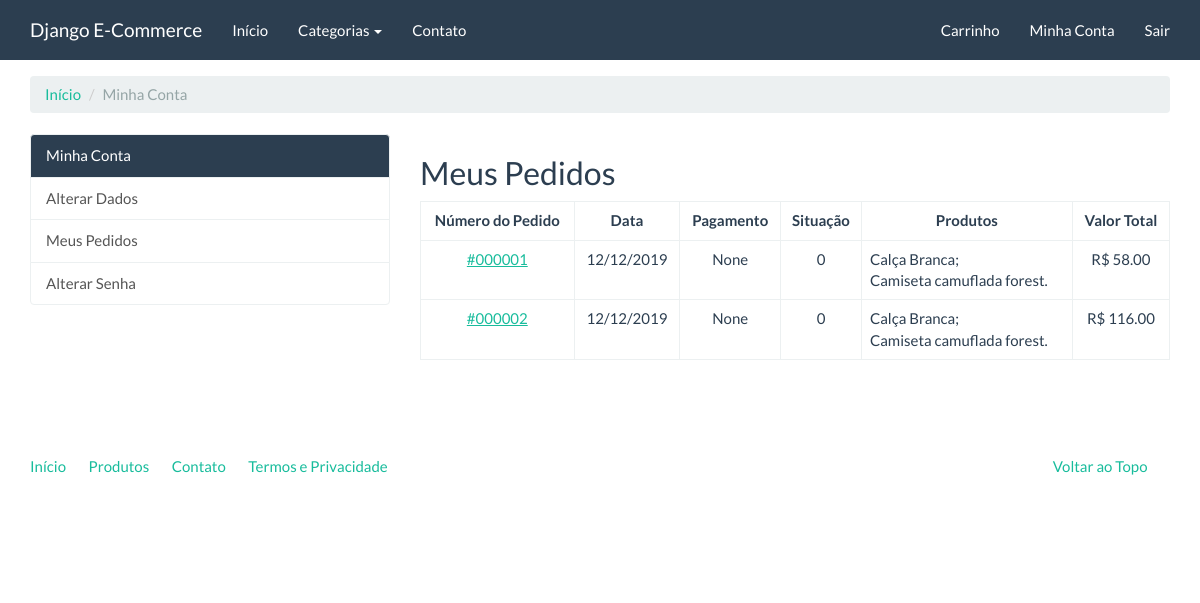
The app's page /conta/meus-pedidos/ (signed in), older data.
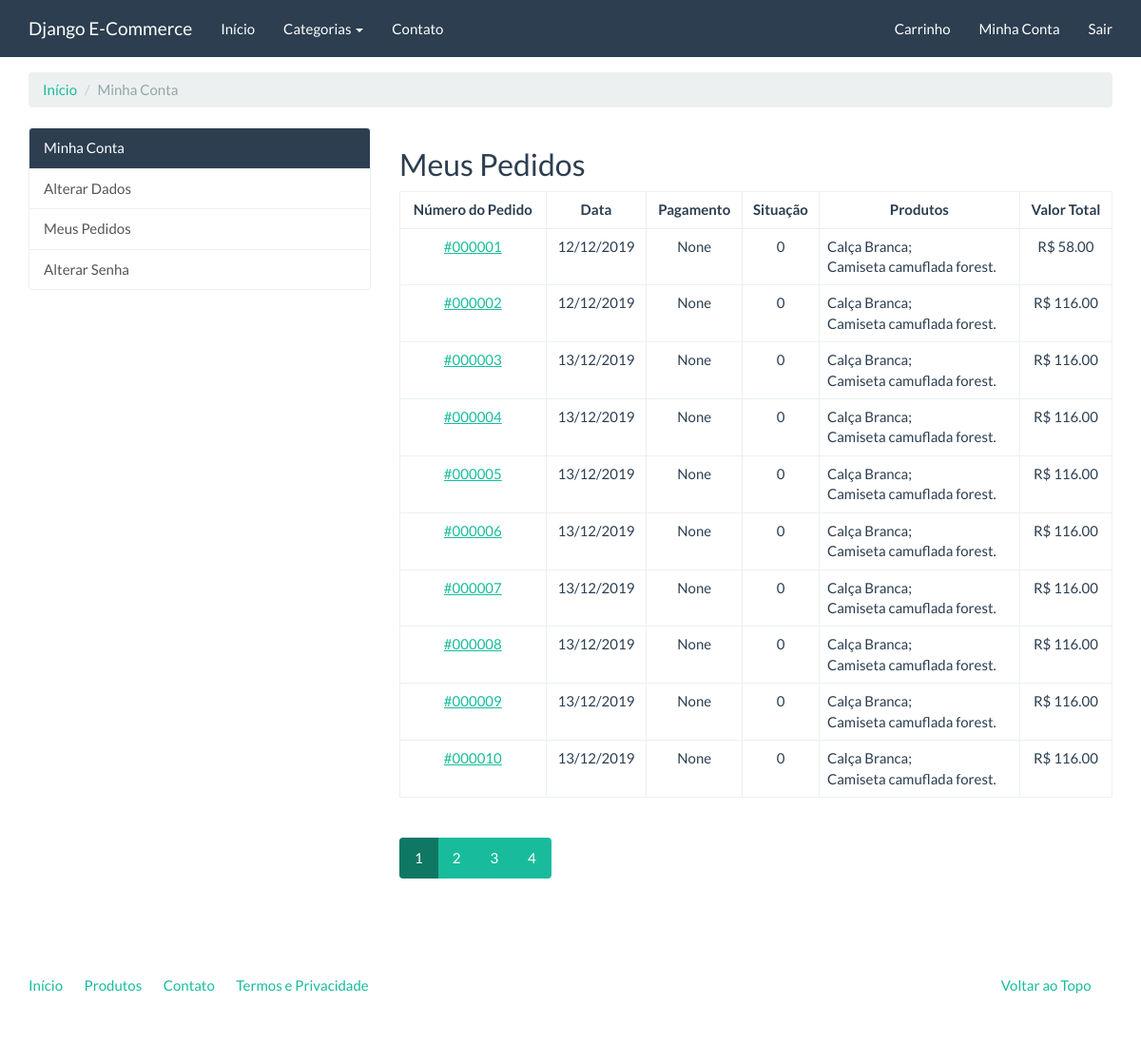
The same page, newer data.
### checkout/models.py (models this page shows)
class Order(models.Model):
    STATUS_CHOICES = (
        ('1', 'Aguardando Pagamento'),
        ('2', 'Pagamento em Análise'),
        ('3', 'Pagamento Autorizado'),
        ('7', 'Cancelado'),
    )
    PAYMENT_OPTION_CHOICES = (
        ("boletobancario", 'Boleto Bancário'),
        ("pagseguro", 'PagSeguro'),
        ("paypal", 'PayPal'),
    )
    id = models.AutoField('ID do Pedido', primary_key=True)
    user = models.ForeignKey(settings.AUTH_USER_MODEL, verbose_name='Usuário', on_delete=models.CASCADE,)
    status = models.IntegerField('Situação', choices=STATUS_CHOICES, default=0, blank=True)
    payment_option = models.CharField('Modo de Pagamento', choices=PAYMENT_OPTION_CHOICES, max_length=30, default=None, blank=True, null=True)
    created = models.DateTimeField('Data de Criação', auto_now_add=True)
    modified = models.DateTimeField('Data de Modificação', auto_now=True)
    objects = OrderManager()
    class Meta:
        verbose_name = 'Pedido'
        verbose_name_plural = 'Pedidos'
    def products(self):
        products_ids = self.items.values_list('product')
        return Product.objects.filter(pk__in=products_ids)
    def total_price(self):
        aggregate_queryset = self.items.aggregate(total=models.Sum(models.F('price')
         * models.F('quantity'), output_field=models.DecimalField()))
        return aggregate_queryset['total']
    def pagseguro(self):
        self.payment_option = 'pagseguro'
        self.save()
        pg = PagSeguroApi(reference=self.id,
                          token=settings.PAGSEGURO_TOKEN,
                          email=settings.PAGSEGURO_EMAIL,
                          senderEmail=self.user.email,
                          senderName=self.user.name)
        for item in self.items.all():
            pagseg_item = PagSeguroItem(id=item.product.pk,
                                        description=item.product.name,
                                        amount=f'{item.price:.2f}',
                                        quantity=item.quantity,
                                        shipping_cost=None,
                                        weight=None)
            pg.add_item(pagseg_item)
        return pg
    def __str__(self):
        return f'#{self.id:0>6}'

### catalog/models.py (models this page shows, shortened)
class Product(models.Model):
    name = models.CharField("Nome", max_length=100)
    slug = models.SlugField('Identificador', max_length=100)
    category = models.ForeignKey('catalog.Category', related_name='Categoria', verbose_name="Categoria", on_delete=models.CASCADE, null=True, blank=False)
    description = models.TextField('Descrição', blank=True, max_length=85)
    price = models.DecimalField("Preço", decimal_places=2, max_digits=8)
    created = models.DateTimeField('Criado em', auto_now_add=True)
    modified = models.DateTimeField('Modificado em', auto_now=True)
    class Meta:
        verbose_name = 'Produto'
        verbose_name_plural = "Produtos"
        ordering = ['name']

### checkout/views.py (the view)
class OrderListView(LoginRequiredMixin, ListView):
    template_name = 'checkout/order_list.html'
    paginate_by = 10
    def get_queryset(self):
        return Order.objects.filter(user=self.request.user)

### catalog/context_processors.py (called while the page is built)
def categories(request):
    return {
        'categories': Category.objects.all()
    }

### catalog/models.py (called while the page is built)
    def __str__(self):
        return self.name

    def get_absolute_url(self):
        return reverse('catalog:category', kwargs={'slug': self.slug})

### core/templatetags/pagination.py (called while the page is built)
@register.inclusion_tag('pagination.html')
def pagination(request, paginator, page_obj):
    context = {}
    context['paginator'] = paginator
    context['request'] = request
    context['page_obj'] = page_obj
    getvars = request.GET.copy()
    if 'page' in getvars:
        del getvars['page']
    if len(getvars) > 0:
        context['getvars'] = f'&{getvars.urlencode()}'
    else:
        context['getvars'] = ''
    return context

### checkout/templates/checkout/order_list.html (shortened to what this page needs)
{% extends "accounts/account.html" %}
{% load pagination %}
{% load widget_tweaks %}
{% block accounts_container %}
    <h2>Meus Pedidos</h2>
    <table class="table table-bordered">
            <thead>
                <th class="text-center">
                    Número do Pedido
                </th>
                <th class="text-center">
                    Data
                </th>
                <th class="text-center">
                    Pagamento
                </th>
                <th class="text-center">
                    Situação
                </th>
                <th class="text-center">
                    Produtos
                </th>
                <th class="text-center">
                    Valor Total
                </th>
            </thead>
            <tbody>
              {% for order in object_list %}
                <tr>
                  <td class="text-center">
                    <a href="{% url 'accounts:order_detail' order.id %}">{{ order }}</a>
                  </td>
                  <td class="text-center">
                    {{ order.created|date:'d/m/Y' }}
                  </td>
                  <td class="text-center">
                    {{ order.get_payment_option_display }}
                  </td>
                  <td class="text-center">
                    {{ order.get_status_display }}
                  </td>
                  <td >
                    {% for product in order.products %}
                    {{ product.name }}{% if not forloop.last %};<br/>{% else %}.{% endif %}
                    {% endfor %}
                  </td>
                  <td class="text-center">
                     R$ {{ order.total_price | floatformat:'2' }}
                    </td>
                </tr>
              {% endfor %}
            </tbody>
        </table>
{% pagination request paginator page_obj %}
{% endblock %}

### accounts/templates/accounts/account.html (shortened to what this page needs)
{% extends "base.html" %}
{% block container %}
<ol class="breadcrumb">
  <li><a href="{% url 'accounts:account' %}">Início</a></li>
  <li class="active">Minha Conta</li>
</ol>
<div class="row">
    <div class="col-md-4">
        <div class="list-group">
          <a href="{% url 'accounts:account' %}" class="list-group-item active">Minha Conta</a>
          <a href="{% url 'accounts:update_user' %}" class="list-group-item">Alterar Dados</a>
          <a href="{% url 'accounts:order_list' %}" class="list-group-item">Meus Pedidos</a>
          <a href="{% url 'accounts:update_password' %}" class="list-group-item">Alterar Senha</a>
        </div>
    </div>
    <div class="col-md-8">
        {% block accounts_container %}{% endblock %}
    </div>
</div>
{% endblock %}

### core/templates/base.html (shortened to what this page needs)
<!DOCTYPE html>
{% load static %}
<html lang="pt-BR">
<head>
	<link rel="stylesheet" href="{% static 'assets/bootstrap.min.css' %}" media="screen" />
	<link rel="stylesheet" href="{% static 'assets/custom.min.css' %}" media="screen" />
</head>
<body>
    <div class="navbar navbar-default navbar-fixed-top">
      <div class="container">
        <div class="navbar-header">
          <a href="{% url 'index' %}" class="navbar-brand">Django E-Commerce</a>
        </div>
        <div class="navbar-collapse collapse" id="navbar-main">
          <ul class="nav navbar-nav">
            <li>
              <a href="{% url 'index' %}">Início</a>
            </li>
            <li class="dropdown">
              <a class="dropdown-toggle" data-toggle="dropdown" href="{% url 'catalog:product_list' %}" id="download">Categorias <span class="caret"></span></a>
            </li>
			<li>
				<a href="{% url 'contact' %}">Contato</a>
			</li>
          </ul>
          <ul class="nav navbar-nav navbar-right">
            {% if user.is_authenticated %}
            <li><a href="{% url 'checkout:cart_item' %}">Carrinho</a></li>
            <li><a href="{% url 'accounts:account' %}">Minha Conta</a></li>
            <li><a href="{% url 'logout' %}">Sair</a></li>
            {% else %}
            <li><a href="{% url 'checkout:cart_item' %}">Carrinho</a></li>
            <li><a href="{% url 'accounts:register' %}">Regitrar</a></li>
            <li><a href="{% url 'login' %}">Entrar</a></li>
            {% endif %}
            </ul>
        </div>
      </div>
    </div>
    <div class="container">
		{% block container %}{% endblock %}
		<footer>
			<div class="row">
			  <div class="col-lg-12">
			    <ul class="list-unstyled">
			      <li class="pull-right"><a href="#top">Voltar ao Topo</a></li>
			      <li><a href="">Início</a></li>
			      <li><a href="">Produtos</a></li>
			      <li><a href="">Contato</a></li>
			      <li><a href="">Termos e Privacidade</a></li>
			    </ul>
			  </div>
			</div>
		</footer>
	</div>
</body>
</html>

### core/templates/pagination.html
{% if page_obj.has_other_pages %}
<div class="row">
    <div class="col-md-12">
        <nav>
          <ul class="pagination">
              {% for page in paginator.page_range %}
              <li{% if page_obj.number == page %} class="active"{% endif %}><a href="?page={{ page }}{{ getvars }}">{{ page }}</a></li>
              {% endfor %}
          </ul>
        </nav>
    </div>
</div>
{% endif %}

Row changes from the older to the newer data that the page shows:
added Order: id "#000003", created "13/12/2019", payment_option "None", status "0", total_price "116.00", Product (name "Calça Branca"), Product (name "Camiseta camuflada forest")
added Order: id "#000004", created "13/12/2019", payment_option "None", status "0", total_price "116.00", Product (name "Calça Branca"), Product (name "Camiseta camuflada forest")
added Order: id "#000005", created "13/12/2019", payment_option "None", status "0", total_price "116.00", Product (name "Calça Branca"), Product (name "Camiseta camuflada forest")
added Order: id "#000006", created "13/12/2019", payment_option "None", status "0", total_price "116.00", Product (name "Calça Branca"), Product (name "Camiseta camuflada forest")
added Order: id "#000007", created "13/12/2019", payment_option "None", status "0", total_price "116.00", Product (name "Calça Branca"), Product (name "Camiseta camuflada forest")
added Order: id "#000008", created "13/12/2019", payment_option "None", status "0", total_price "116.00", Product (name "Calça Branca"), Product (name "Camiseta camuflada forest")
added Order: id "#000009", created "13/12/2019", payment_option "None", status "0", total_price "116.00", Product (name "Calça Branca"), Product (name "Camiseta camuflada forest")
added Order: id "#000010", created "13/12/2019", payment_option "None", status "0", total_price "116.00", Product (name "Calça Branca"), Product (name "Camiseta camuflada forest")
Text that changed along with them:
new list line: "1"
new list line: "2"
new list line: "3"
new list line: "4"
